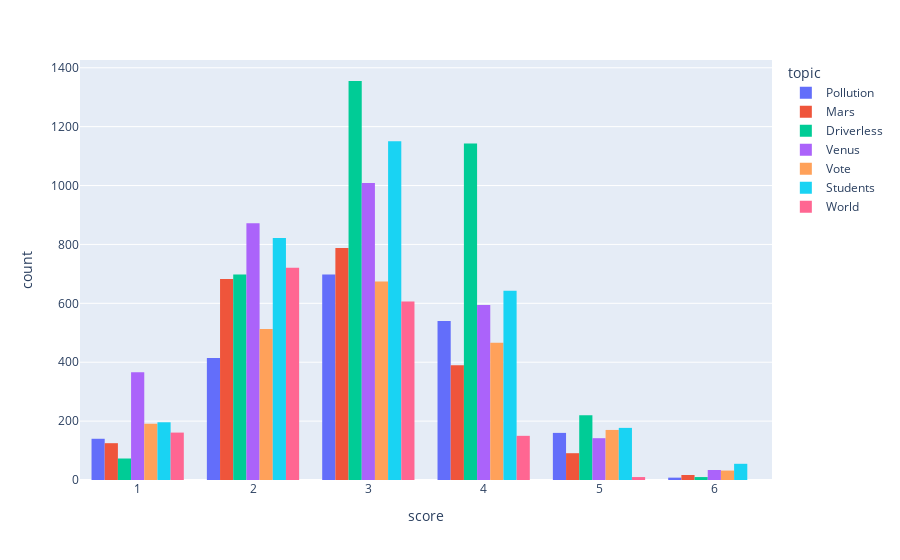

Notebook code for this chart:
### Markdown cell above
### Score Distribution

### Code cell
px.histogram(train_df, x="score", color="topic", barmode="group")

### Figure 1 — Plotly figure (JSON) as saved in the notebook; plotly's stock layout.template omitted (floating-point values rounded to 4 significant figures; data arrays with more than 128 entries replaced by an {"elided": "..."} marker saying what was removed)
{"data": [{"alignmentgroup": "True", "bingroup": "x", "hovertemplate": "topic=Pollution<br>score=%{x}<br>count=%{y}<extra></extra>", "legendgroup": "Pollution", "marker": {"color": "#636efa", "pattern": {"shape": ""}}, "name": "Pollution", "offsetgroup": "Pollution", "orientation": "v", "showlegend": true, "type": "histogram", "x": {"elided": "1960 int values"}, "xaxis": "x", "yaxis": "y"}, {"alignmentgroup": "True", "bingroup": "x", "hovertemplate": "topic=Mars<br>score=%{x}<br>count=%{y}<extra></extra>", "legendgroup": "Mars", "marker": {"color": "#EF553B", "pattern": {"shape": ""}}, "name": "Mars", "offsetgroup": "Mars", "orientation": "v", "showlegend": true, "type": "histogram", "x": {"elided": "2094 int values"}, "xaxis": "x", "yaxis": "y"}, {"alignmentgroup": "True", "bingroup": "x", "hovertemplate": "topic=Driverless<br>score=%{x}<br>count=%{y}<extra></extra>", "legendgroup": "Driverless", "marker": {"color": "#00cc96", "pattern": {"shape": ""}}, "name": "Driverless", "offsetgroup": "Driverless", "orientation": "v", "showlegend": true, "type": "histogram", "x": {"elided": "3499 int values"}, "xaxis": "x", "yaxis": "y"}, {"alignmentgroup": "True", "bingroup": "x", "hovertemplate": "topic=Venus<br>score=%{x}<br>count=%{y}<extra></extra>", "legendgroup": "Venus", "marker": {"color": "#ab63fa", "pattern": {"shape": ""}}, "name": "Venus", "offsetgroup": "Venus", "orientation": "v", "showlegend": true, "type": "histogram", "x": {"elided": "3017 int values"}, "xaxis": "x", "yaxis": "y"}, {"alignmentgroup": "True", "bingroup": "x", "hovertemplate": "topic=Vote<br>score=%{x}<br>count=%{y}<extra></extra>", "legendgroup": "Vote", "marker": {"color": "#FFA15A", "pattern": {"shape": ""}}, "name": "Vote", "offsetgroup": "Vote", "orientation": "v", "showlegend": true, "type": "histogram", "x": {"elided": "2046 int values"}, "xaxis": "x", "yaxis": "y"}, {"alignmentgroup": "True", "bingroup": "x", "hovertemplate": "topic=Students<br>score=%{x}<br>count=%{y}<extra></extra>", "legendgroup": "Students", "marker": {"color": "#19d3f3", "pattern": {"shape": ""}}, "name": "Students", "offsetgroup": "Students", "orientation": "v", "showlegend": true, "type": "histogram", "x": {"elided": "3043 int values"}, "xaxis": "x", "yaxis": "y"}, {"alignmentgroup": "True", "bingroup": "x", "hovertemplate": "topic=World<br>score=%{x}<br>count=%{y}<extra></extra>", "legendgroup": "World", "marker": {"color": "#FF6692", "pattern": {"shape": ""}}, "name": "World", "offsetgroup": "World", "orientation": "v", "showlegend": true, "type": "histogram", "x": {"elided": "1648 int values"}, "xaxis": "x", "yaxis": "y"}], "layout": {"barmode": "group", "legend": {"title": {"text": "topic"}, "tracegroupgap": 0}, "margin": {"t": 60}, "xaxis": {"anchor": "y", "domain": [0, 1], "title": {"text": "score"}}, "yaxis": {"anchor": "x", "domain": [0, 1], "title": {"text": "count"}}}}
